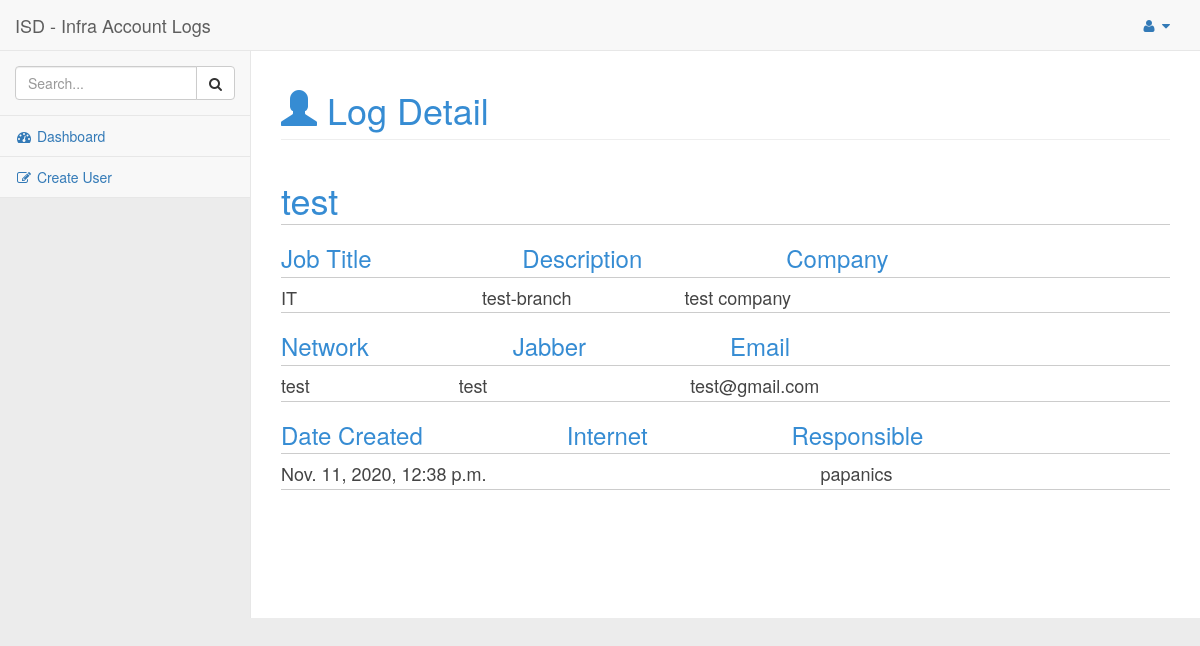
Page /logs/1/ on the committed database.
### admin_app/models.py (models this page shows, shortened)
class Createlogs(models.Model):
    logsid = models.AutoField(primary_key=True)
    date_created = models.DateTimeField(default=timezone.now)
    name = models.CharField(max_length=100)
    job_title = models.CharField(max_length=100, blank=True)
    transactiontype = models.CharField(max_length=50, null=True)
    network = models.CharField(max_length=20, blank=True)
    jabber = models.CharField(max_length=20, blank=True)
    email = models.CharField(max_length=50, blank=True)
    internet = models.CharField(max_length=20, null=True,  default="None")
    description = models.CharField(max_length=100, blank=True)
    company = models.CharField(max_length=100, blank=True)
    remarks = models.TextField(null=True, default="New Account")
    created_by = models.ForeignKey(User, on_delete=models.CASCADE, blank=True)
    work_order = models.CharField(max_length=100, blank=True)
    class Meta:
        managed = True
        db_table = 'admin_app_createlogs'

### admin_app/views.py (the view)
# urls.py: path('logs/<int:pk>/', LogsDetailView.as_view(), name='logs-detail'),
class LogsDetailView(DetailView):
    model = Createlogs
    template_name = 'admin_app/logs-detail.html'
    context_object_name = 'logs'
    queryset = Createlogs.objects.all()

### admin_app/templates/admin_app/logs-detail.html (shortened to what this page needs)
{% extends "admin_app/admin.html" %}
{% load crispy_forms_tags %}
{% block content %}
<div class="row">
    <div class="col-lg-12">
        <h1 class="page-header"><span class="glyphicon glyphicon-user"></span> Log Detail</h1>
    </div>
</div>
<div class="row">
    <div class="col-lg-12">
        <h1> {{ object.name }}</h1>
        <h3>Job Title &emsp;&emsp;&emsp;&emsp;&emsp;&emsp;Description&emsp;&emsp;&emsp;&emsp;&emsp;&emsp;Company</h3>
        <h4>{{ object.job_title }} &emsp;&emsp;&emsp;&emsp;&emsp;&emsp;&emsp;&emsp;&emsp;&emsp;{{ object.description }}
            &emsp;&emsp;&emsp;&emsp;&emsp;&emsp;{{ object.company }}</h4>
        <h3>Network&emsp;&emsp;&emsp;&emsp;&emsp;&emsp;Jabber&emsp;&emsp;&emsp;&emsp;&emsp;&emsp;Email</h3>
        <h4>{{ object.network }} &emsp;&emsp;&emsp;&emsp;&emsp;&emsp;&emsp;&emsp;{{ object.jabber }}
            &emsp;&emsp;&emsp;&emsp;&emsp;&emsp;&emsp;&emsp;&emsp;&emsp;&emsp;{{ object.email }}</h4>
        <h3>Date Created&emsp;&emsp;&emsp;&emsp;&emsp;&emsp;Internet&emsp;&emsp;&emsp;&emsp;&emsp;&emsp;Responsible</h3>
        <h4>{{ object.date_created }} &emsp;&emsp;&emsp;&emsp;&emsp;&emsp;{{ object.Internet}}
            &emsp;&emsp;&emsp;&emsp;&emsp;&emsp;&emsp;&emsp;&emsp;&emsp;&emsp;&emsp;{{ object.created_by }}</h4>
    </div>
</div>
</div>
{% endblock content %}

### admin_app/templates/admin_app/admin.html (shortened to what this page needs)
{% load static %}
<!DOCTYPE html>
<html lang="en">
<head>
    <link href="{% static 'admin_app/vendor/bootstrap/css/bootstrap.min.css' %}" rel="stylesheet">
    <link href="{% static 'admin_app/vendor/metisMenu/metisMenu.min.css' %}" rel="stylesheet">
    <link href="{% static 'admin_app/css/sb-admin-2.css' %}" rel="stylesheet">
    <link rel="stylesheet" type="text/css" href="{% static 'admin_app/main.css' %}">
    <link href="{% static 'admin_app/vendor/font-awesome/css/font-awesome.min.css' %}" rel="stylesheet" type="text/css">
</head>
<body>
    <div id="wrapper">
        <nav class="navbar navbar-default navbar-fixed-top" role="navigation" style="margin-bottom: 0">
            <div class="navbar-header">
                <a class="navbar-brand" href="index.html">
                    ISD - Infra Account Logs
                </a>
            </div>
            <ul class="nav navbar-top-links navbar-right">
                <li class="dropdown">
                    <a class="dropdown-toggle" data-toggle="dropdown" href="#">
                        <i class="fa fa-user fa-fw"></i> <i class="fa fa-caret-down"></i>
                    </a>
                </li>
            </ul>
            <div class="navbar-default sidebar" role="navigation">
                <div class="sidebar-nav navbar-collapse">
                    <ul class="nav" id="side-menu">
                        <li class="sidebar-search">
                            <div class="input-group custom-search-form">
                                <input type="text" class="form-control" placeholder="Search...">
                                <span class="input-group-btn">
                                    <button class="btn btn-default" type="button">
                                        <i class="fa fa-search"></i>
                                    </button>
                                </span>
                            </div>
                        </li>
                        <li>
                            <a href="{% url 'admin_app:index' %}"><i class="fa fa-dashboard fa-fw"></i>
                                Dashboard</a>
                        </li>
                        <li>
                            <a href="{% url 'register' %}"><i class="fa fa-edit fa-fw"></i> Create User</a>
                        </li>
                    </ul>
                </div>
            </div>
        </nav>
        <div id="page-wrapper">
            {% block content %}{% endblock %}
        </div>
</body>
</html>

### admin_app/static/admin_app/css/sb-admin-2.css (style rules this page uses)
body { background-color: #f8f8f8; }
#wrapper { width: 100%; }
#page-wrapper { padding: 0 15px; min-height: 568px; background-color: white; }
@media (min-width: 768px) { #page-wrapper { position: inherit; margin: 0 0 0 250px; padding: 0 30px; border-left: 1px solid #e7e7e7; } }
.navbar-top-links { margin-right: 0; }
.navbar-top-links li { display: inline-block; }
.navbar-top-links li:last-child { margin-right: 15px; }
.navbar-top-links li a { padding: 15px; min-height: 50px; }
.sidebar .sidebar-nav.navbar-collapse { padding-left: 0; padding-right: 0; }
.sidebar .sidebar-search { padding: 15px; }
.sidebar ul li { border-bottom: 1px solid #e7e7e7; }
@media (min-width: 768px) { .sidebar { z-index: 1; position: absolute; width: 250px; margin-top: 51px; } }

### admin_app/static/admin_app/main.css (style rules this page uses)
body { background: #fafafa; color: #333333; margin-top: 5rem; }
h1, h2, h3, h4, h5, h6 { color: #444444; }
ul { margin: 0; }

### admin_app/templates/admin_app/logs-detail.html (style rules this page uses)
body { background: #ececec; }
h1, h2, h3, h5 { border-bottom: 1px solid #ccc; color: rgb(54, 140, 211); padding-bottom: 5px }
h4 { border-bottom: 1px solid #ccc; padding-bottom: 5px }

### rows in the picture
Createlogs: name "test", job_title "IT", description "test-branch", company "test company", network "test", jabber "test", email "test@gmail.com", date_created "Nov. 11, 2020, 12:38 p.m.", created_by "papanics"
